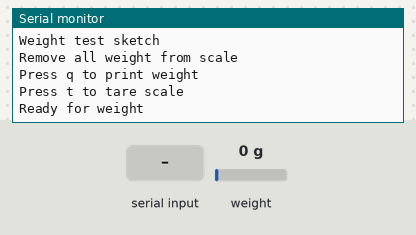
A sketch run on a simulated Arduino Uno, built with avr-gcc and run on an emulated ATmega328P. Parts: the last lines printed to the serial monitor. The inputs (shaded band) are chosen by the test bench; at power-on: weight on the scale 0 g.

Above: at 3.2 s.
3.3 s: "q" received over Serial
At 4.9 s:
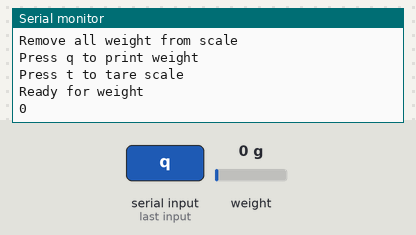
5.2 s: "t" received over Serial
At 6.9 s:
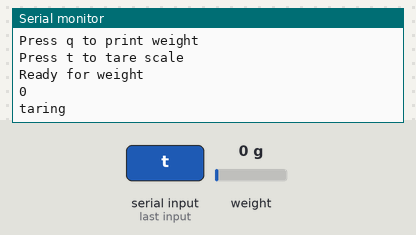

The sketch:

Scale_Bluetooth_Test.ino
```cpp
//Taken and modified from https://learn.sparkfun.com/tutorials/load-cell-amplifier-hx711-breakout-hookup-guide/all

#include <HX711.h>
#include <SoftwareSerial.h>

SoftwareSerial Bluetooth(10, 9); // RX, TX

#define DOUT  3
#define CLK  2

HX711 scale;

float calibration_factor = -396; //-7050 worked for my 440lb max scale setup
//-25000 first test calibration_factor

float weight = 0;

void setup() {
  Serial.begin(9600);
  Bluetooth.begin(9600);       //Set up bluetooth serial communication
  Serial.println("Weight test sketch");
  Serial.println("Remove all weight from scale");
  Serial.println("Press q to print weight");
  Serial.println("Press t to tare scale");

  scale.begin(DOUT, CLK);
  scale.set_scale(calibration_factor);
  scale.tare(); //Reset the scale to 0

  scale.tare();
  Serial.println("Ready for weight");
}

void loop() {

  //scale.set_scale(calibration_factor); //Adjust to this calibration factor

  /*Serial.print("Reading: ");
  Serial.print(scale.get_units(), 3);
  Serial.print(" kg"); //Change this to kg and re-adjust the calibration factor if you follow SI units like a sane person
  Serial.print(" calibration_factor: ");
  Serial.print(calibration_factor);
  Serial.println();*/

  if(Serial.available())
  {
    char temp = Serial.read();
    if(temp == '+' || temp == 'a')
      calibration_factor += 10;
    else if(temp == '-' || temp == 'z')
      calibration_factor -= 10;
    else if (temp == 'q')
    {
      weight = (int) round(scale.get_units(2));
      Serial.print((int) weight, 1);
      Serial.println();
      Bluetooth.print((int) weight);
      Bluetooth.print(" grams \r\n");
    }
    else if (temp == 'r')
    {
      weight = scale.get_units(2);
      Serial.print(weight);
      Serial.println();
      Bluetooth.print(weight);
      Bluetooth.print(" grams \r\n");
    }
    else if (temp == 't')
    {
      scale.tare();
      Serial.print("taring");
      Serial.println();
    }
  }
}
```

Measured:
- after the input at 3.3 s, the serial monitor: prints a new line after 0.40 s (image 1)
- after the input at 5.2 s, the serial monitor: prints a new line after 1.0 s (image 2)
